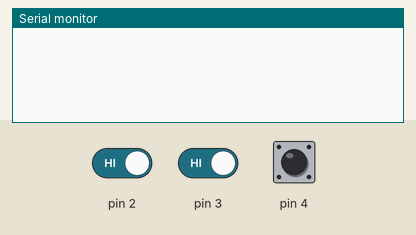
Simulated run of this sketch. Board: Arduino Uno, built with avr-gcc and run on an emulated ATmega328P. Shown: the last lines printed to the serial monitor. Inputs (shaded band) come from the test bench; at power-on: pin 2 HIGH, pin 3 HIGH, pin 4 HIGH.

Above: at 1.2 s.
1.3 s: pin 2 driven LOW
At 2.0 s:
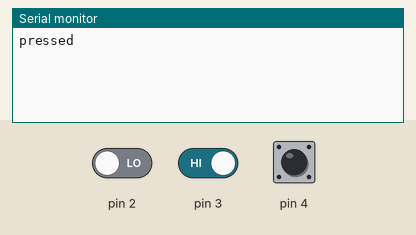
2.8 s: pin 3 driven LOW
At 4.3 s:
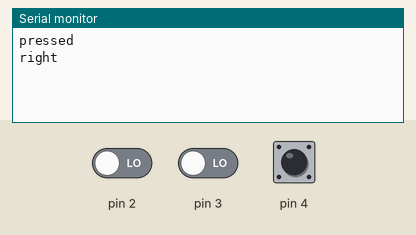

The sketch:

knob.ino
```cpp
bool lastDT = false;
bool lastCK = false;
bool lastSW = false;

void setup() {
  Serial.begin(9600);
}

void loop() {
  // Serial.print("-1,4,");
  // Serial.print(rdt());
  // Serial.print(",");
  // Serial.println(rck()+2);

  const bool sw = rsw();
  if (sw && !lastSW) {
    Serial.println("pressed");
  }
  lastSW = sw;

  const bool dt = rdt();
  const bool ck = rck();
  if (!lastDT && !lastCK) {
    if (dt) {
      Serial.println("right");
    }else if (ck) {
      Serial.println("left");
    }
  }
  lastDT = dt;
  lastCK = ck;
}

bool rsw() {
  return !digitalRead(2);
}

bool rdt() {
  return !digitalRead(3);
}

bool rck() {
  return !digitalRead(4);
}
```

Measured:
- after the input at 1.3 s, the serial monitor: prints a new line at once (image 1)
- after the input at 2.8 s, the serial monitor: prints a new line at once (image 2)
